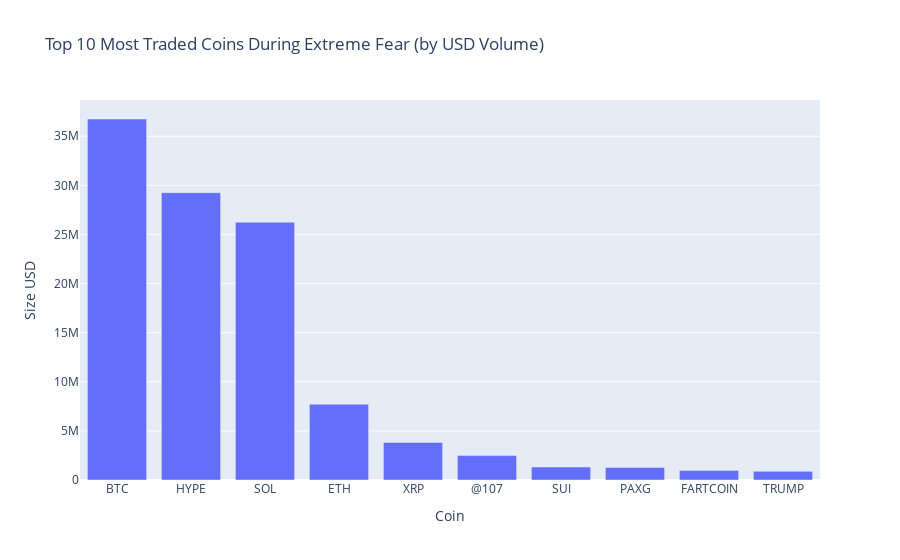

Source (notebook cell):
### Code cell
top_10_coins = merged_df[merged_df['classification']=='Extreme Fear'].groupby('Coin')['Size USD'].sum().sort_values(ascending=False).head(10).reset_index()
fig = px.bar(
    top_10_coins,
    x = 'Coin',
    y = 'Size USD',
    title = "Top 10 Most Traded Coins During Extreme Fear (by USD Volume)"
)
fig.show()

### Figure 1 — Plotly figure (JSON) as saved in the notebook; plotly's stock layout.template omitted (floating-point values rounded to 4 significant figures)
{"data": [{"alignmentgroup": "True", "hovertemplate": "Coin=%{x}<br>Size USD=%{y}<extra></extra>", "legendgroup": "", "marker": {"color": "#636efa", "pattern": {"shape": ""}}, "name": "", "offsetgroup": "", "orientation": "v", "showlegend": false, "textposition": "auto", "type": "bar", "x": ["BTC", "HYPE", "SOL", "ETH", "XRP", "@107", "SUI", "PAXG", "FARTCOIN", "TRUMP"], "xaxis": "x", "y": [36750000.0, 29250000.0, 26240000.0, 7720000.0, 3819000.0, 2484000.0, 1318000.0, 1285000.0, 978100.0, 879700.0], "yaxis": "y"}], "layout": {"autosize": true, "barmode": "relative", "legend": {"tracegroupgap": 0}, "title": {"text": "Top 10 Most Traded Coins During Extreme Fear (by USD Volume)"}, "xaxis": {"anchor": "y", "autorange": true, "domain": [0, 1], "range": [-0.5, 9.5], "title": {"text": "Coin"}, "type": "category"}, "yaxis": {"anchor": "x", "autorange": true, "domain": [0, 1], "range": [0, 38690000.0], "title": {"text": "Size USD"}, "type": "linear"}}}
